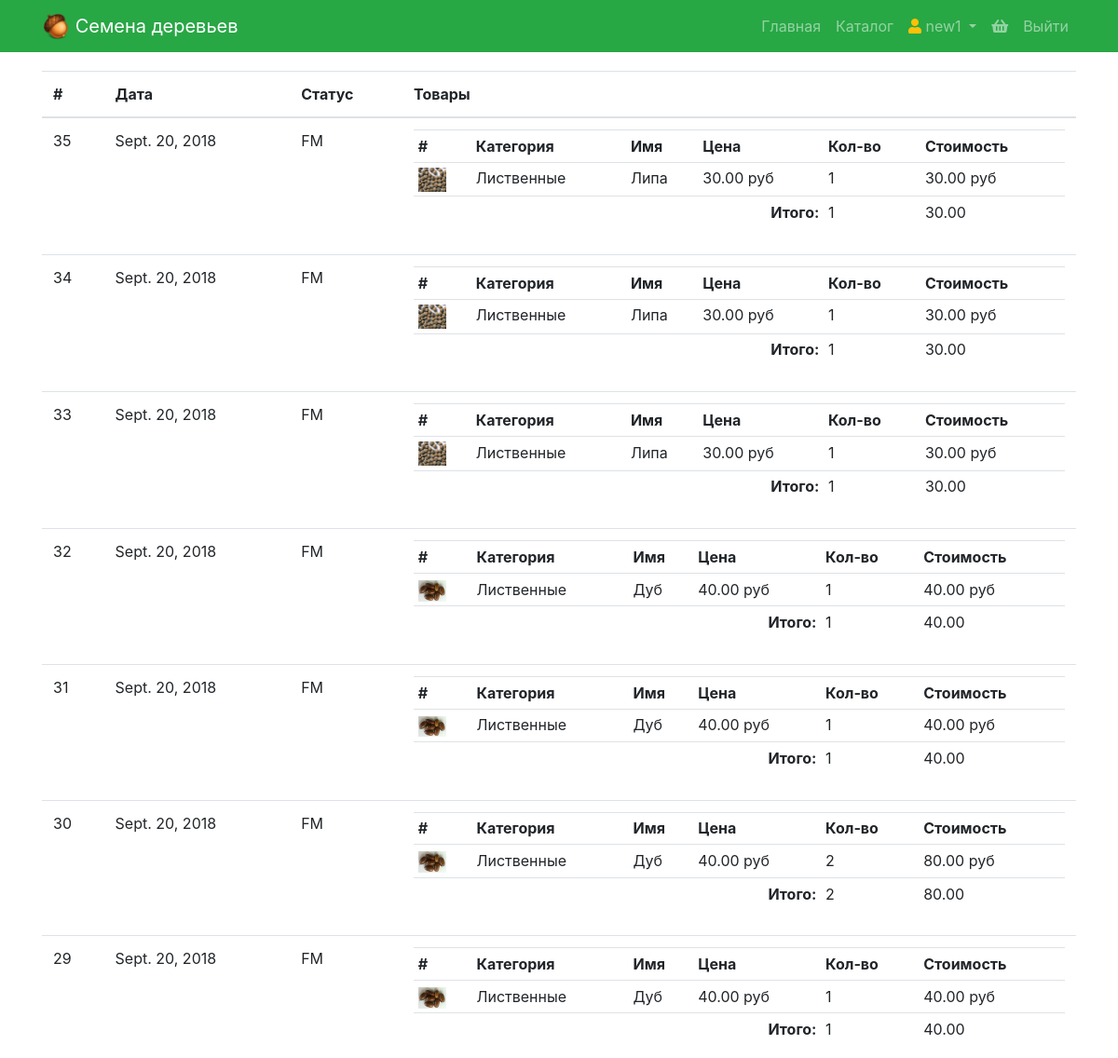
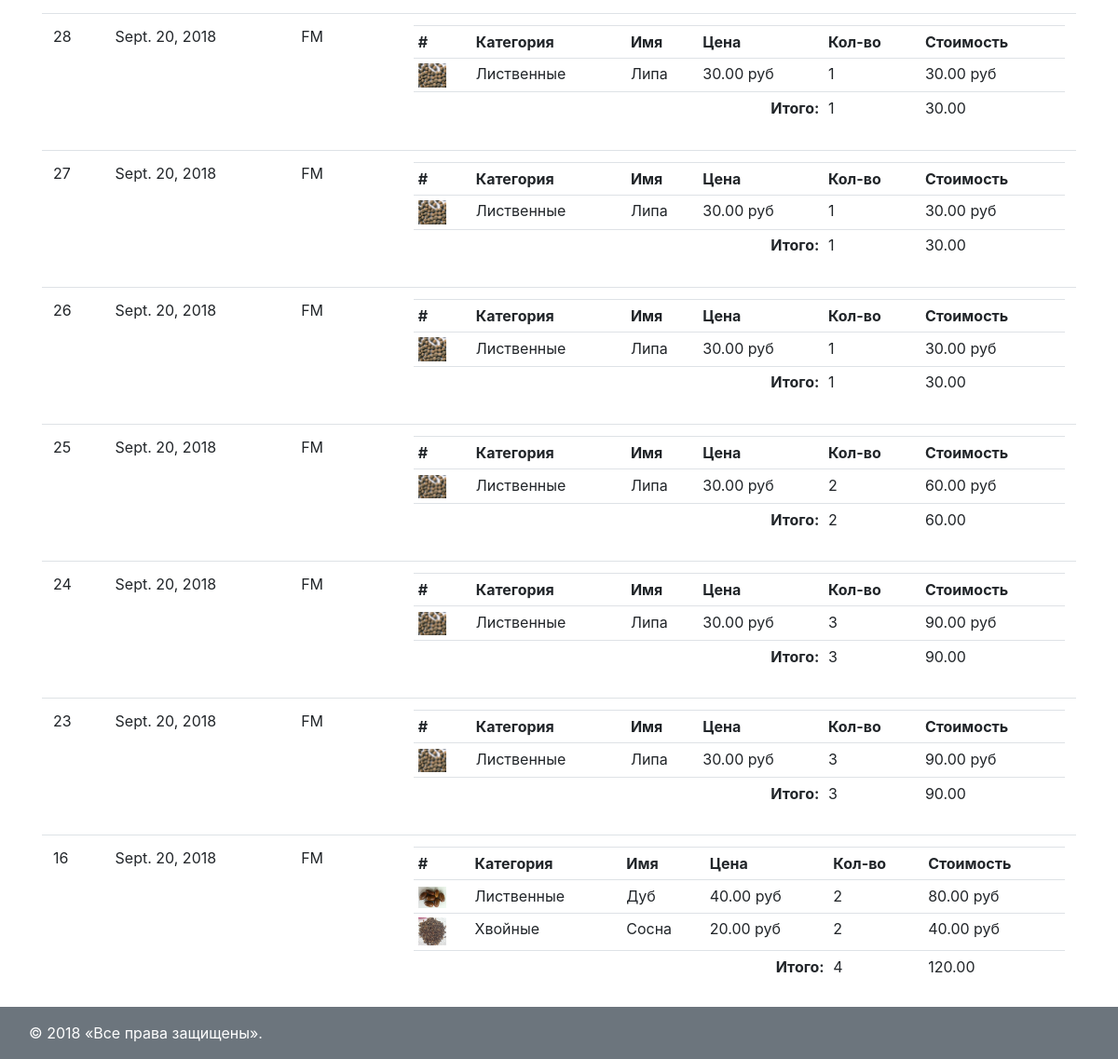
The page /order/ (signed in) on the database its author committed (2 pictures, top to bottom).
### apps/user/models.py (models this page shows, shortened)
class User(AbstractUser):
    avatar = models.ImageField(upload_to='avatars', blank=True)
    age = models.PositiveIntegerField(verbose_name='возраст')
    activation_key = models.CharField(max_length=128, blank=True)
    activation_key_expires = models.DateTimeField(default=(now() + timedelta(hours=48)))

### apps/order/models.py (models this page shows)
class Order(models.Model):
    CART = 'CT'
    FORMING = 'FM'
    SENT_TO_PROCEED = 'STP'
    PROCEEDED = 'PRD'
    PAID = 'PD'
    READY = 'RDY'
    CANCEL = 'CNC'
    ORDER_STATUS_CHOICES = (
        (CART, 'корзина'),
        (FORMING, 'формируется'),
        (SENT_TO_PROCEED, 'отправлен в обработку'),
        (PAID, 'оплачен'),
        (PROCEEDED, 'обрабатывается'),
        (READY, 'готов к выдаче'),
        (CANCEL, 'отменен'),
    )
    user = models.ForeignKey(settings.AUTH_USER_MODEL, on_delete=models.CASCADE)
    positions = models.ManyToManyField(Position)
    created = models.DateTimeField(verbose_name='создан', auto_now_add=True)
    updated = models.DateTimeField(verbose_name='обновлен', auto_now=True)
    status = models.CharField(verbose_name='статус', max_length=3, choices=ORDER_STATUS_CHOICES, default=CART)
    is_active = models.BooleanField(verbose_name='активен', default=True)
    class Meta:
        ordering = ('-created',)
        verbose_name = 'заказ'
        verbose_name_plural = 'заказы'
    @property
    def total_quantity(self):
        _items = self.positions.all()
        _totalquantity = sum(list(map(lambda x: x.quantity, _items)))
        return _totalquantity
    @property
    def total_cost(self):
        _items = self.positions.all()
        _totalcost = sum(list(map(lambda x: x.cost, _items)))
        return _totalcost

class Position(models.Model):
    product = models.ForeignKey(Product, on_delete=models.CASCADE)
    quantity = models.PositiveIntegerField(verbose_name='количество', default=0)
    add_datetime = models.DateTimeField(verbose_name='время', auto_now_add=True)
    @property
    def cost(self):
        return self.product.price * self.quantity

### apps/product/models.py (models this page shows, shortened)
class Product(models.Model):
    category = models.ForeignKey(Category, on_delete=models.CASCADE)
    name = models.CharField(verbose_name='имя продукта', max_length=128)
    image = models.ImageField(upload_to='images', blank=True)
    short_desc = models.CharField(verbose_name='кратко', max_length=1024, blank=True)
    description = models.TextField(verbose_name='подробно', blank=True)
    price = models.DecimalField(verbose_name='цена', max_digits=8, decimal_places=2, default=0)
    quantity = models.PositiveIntegerField(verbose_name='склад', default=0)

class Category(models.Model):
    name = models.CharField(verbose_name='имя', max_length=64, unique=True)
    description = models.TextField(verbose_name='описание', blank=True)

### apps/order/views.py (the view)
# urls.py: re_path(r'^(?P<category>\d+)$', product.index, name='index'),
@login_required
def index(request):
    title = 'заказы'
    return render(request, 'order/index.html', {'title': title, 'models': Order.objects.filter(user=request.user, status=Order.FORMING)})

### apps/order/context_processors/header.py (called while the page is built)
def widget(request):
    return {'order': request.user.order_set.filter(status=Order.CART).first() if request.user.is_authenticated else []}

### templates/order/index.html
{% extends 'layout.html' %} {% block content %}
<table class="table">
    <thead>
        <tr>
            <th scope="col">#</th>
            <th scope="col">Дата</th>
            <th scope="col">Статус</th>
            <th scope="col">Товары</th>
        </tr>
    </thead>
    <tbody>
        {% for order in models %}
        <tr>
            <td>{{ order.pk }}</td>
            <td>{{ order.created|date }}</td>
            <td>{{ order.status }}</td>
            <td>
                <table class="table table-sm">
                    <tr>
                        <th scope="col">#</th>
                        <th scope="col">Категория</th>
                        <th scope="col">Имя</th>
                        <th scope="col">Цена</th>
                        <th scope="col">Кол-во</th>
                        <th scope="col">Стоимость</th>
                    </tr>
                    {% for item in order.positions.all %}
                    <tr>
                        <td><img class="small" src="/media/{{ item.product.image }}" alt="{{ item.product.short_desc }}"></td>
                        <td>{{ item.product.category.name }}</td>
                        <td>{{ item.product.name }}</td>
                        <td>{{ item.product.price }}&nbspруб</td>
                        <td>{{ item.quantity }}</td>
                        <td>{{ item.cost }}&nbspруб</td>
                    </tr>
                    {% endfor %}
                    <tfoot>
                        <tr>
                            <td colspan="4" style="text-align:right"><b>Итого:</b></td>
                            <td>{{ order.total_quantity }}</td>
                            <td>{{ order.total_cost }}</td>
                        </tr>
                    </tfoot>
                </table>
            </td>
        </tr>
        {% endfor %}
    </tbody>
</table>
<button class="btn btn-round"><a href="{% url 'main' %}">на главную</a></button>
{% endblock %}

### templates/layout.html (shortened to what this page needs)
{% load staticfiles %}
<!DOCTYPE html>
<html lang="en">
<head>
    {% block css %}
    <link rel="stylesheet" href="https://maxcdn.bootstrapcdn.com/bootstrap/4.0.0/css/bootstrap.min.css">
    <link rel="stylesheet" href="https://use.fontawesome.com/releases/v5.3.1/css/all.css">
    <link rel="stylesheet" type="text/css" href="{% static 'css/style.css' %}">
    {% endblock %}
</head>
<body>
<nav class="navbar navbar-expand-lg navbar-dark bg-success fixed-top">
    <div class="container">
        <a class="navbar-brand" href="{% url 'main' %}">
            <img src="{% static 'images/icon.png' %}" width="30" height="30" class="d-inline-block align-top" alt="">
            Семена деревьев
        </a>
        <div class="collapse navbar-collapse" id="navbarResponsive">
            <ul class="navbar-nav ml-auto">
                {% block menu %}
                    <li class="nav-item {% if request.resolver_match.url_name == 'main' %}active{% endif %}">
                        <a class="nav-link" href="{% url 'main' %}">Главная</a>
                    </li>
                    <li class="nav-item {% if request.resolver_match.namespace == 'product' %}active{% endif %}">
                        <a class="nav-link" href="{% url 'product:index' %}">Каталог</a>
                    </li>
                    {% if user.is_authenticated %}
                        <li class="nav-item dropdown">
                            <a class="nav-link dropdown-toggle" href="#" id="navbarDropdown" role="button" data-toggle="dropdown" aria-haspopup="true" aria-expanded="false">
                                <i class="fas fa-user text-warning"></i>
                                {{ user.first_name|default:'Пользователь' }}
                            </a>
                        </li>
                    {% endif %}
                {% endblock %}
                <li>
                    {% if order.positions.exists %}
                    <a href="{% url 'order:view' %}" class="nav-link">
                        <i class="fas fa-shopping-basket text-danger"></i>
                        <span>{{ order.total_cost|floatformat:0 }} руб ({{ order.total_quantity }} шт)</span>
                    </a>
                    {% else %}
                        <span class="nav-link">
                            <i class="fas fa-shopping-basket text-default"></i>
                        </span>
                    {% endif %}
                </li>
                <li>
                    {% if user.is_authenticated %}
                        <a href="{% url 'user:logout' %}" class="nav-link">Выйти</a>
                    {% else %}
                        <a href="{% url 'user:login' %}" class="nav-link">Войти</a>
                    {% endif %}
                </li>
            </ul>
        </div>
    </div>
</nav>
<div class="container">
    {% block content %}{% endblock %}
</div>
<footer class="fixed-bottom bg-secondary">
    {% block footer %}<div class="container text-white m-3">© 2018 «Все права защищены».</div>{% endblock %}
</footer>
</body>
</html>

### static/css/style.css (style rules this page uses)
body { padding-top: 74px; }
@media (min-width: 992px) { body { padding-top: 76px; } }
table img { width: 100px; }
table img.small { width: 30px; }

### rows shown on the page
User: first_name "new1"
Order: pk "35", created "Sept. 20, 2018", status "FM", total_quantity "1", total_cost "30.00"
Position: product.image (picture), product.category.name "Лиственные", product.name "Липа", product.price "30.00", quantity "1", cost "30.00"
Order: pk "34", created "Sept. 20, 2018", status "FM", total_quantity "1", total_cost "30.00"
Position: product.image (picture), product.category.name "Лиственные", product.name "Липа", product.price "30.00", quantity "1", cost "30.00"
Order: pk "33", created "Sept. 20, 2018", status "FM", total_quantity "1", total_cost "30.00"
Position: product.image (picture), product.category.name "Лиственные", product.name "Липа", product.price "30.00", quantity "1", cost "30.00"
Order: pk "32", created "Sept. 20, 2018", status "FM", total_quantity "1", total_cost "40.00"
Position: product.image (picture), product.category.name "Лиственные", product.name "Дуб", product.price "40.00", quantity "1", cost "40.00"
Order: pk "31", created "Sept. 20, 2018", status "FM", total_quantity "1", total_cost "40.00"
Position: product.image (picture), product.category.name "Лиственные", product.name "Дуб", product.price "40.00", quantity "1", cost "40.00"
Order: pk "30", created "Sept. 20, 2018", status "FM", total_quantity "2", total_cost "80.00"
Position: product.image (picture), product.category.name "Лиственные", product.name "Дуб", product.price "40.00", quantity "2", cost "80.00"
Order: pk "29", created "Sept. 20, 2018", status "FM", total_quantity "1", total_cost "40.00"
Position: product.image (picture), product.category.name "Лиственные", product.name "Дуб", product.price "40.00", quantity "1", cost "40.00"
Order: pk "28", created "Sept. 20, 2018", status "FM", total_quantity "1", total_cost "30.00"
Position: product.image (picture), product.category.name "Лиственные", product.name "Липа", product.price "30.00", quantity "1", cost "30.00"
Order: pk "27", created "Sept. 20, 2018", status "FM", total_quantity "1", total_cost "30.00"
Position: product.image (picture), product.category.name "Лиственные", product.name "Липа", product.price "30.00", quantity "1", cost "30.00"
Order: pk "26", created "Sept. 20, 2018", status "FM", total_quantity "1", total_cost "30.00"
Position: product.image (picture), product.category.name "Лиственные", product.name "Липа", product.price "30.00", quantity "1", cost "30.00"
Order: pk "25", created "Sept. 20, 2018", status "FM", total_quantity "2", total_cost "60.00"
Position: product.image (picture), product.category.name "Лиственные", product.name "Липа", product.price "30.00", quantity "2", cost "60.00"
Order: pk "24", created "Sept. 20, 2018", status "FM", total_quantity "3", total_cost "90.00"
Position: product.image (picture), product.category.name "Лиственные", product.name "Липа", product.price "30.00", quantity "3", cost "90.00"
Order: pk "23", created "Sept. 20, 2018", status "FM", total_quantity "3", total_cost "90.00"
Position: product.image (picture), product.category.name "Лиственные", product.name "Липа", product.price "30.00", quantity "3", cost "90.00"
Order: pk "16", created "Sept. 20, 2018", status "FM", total_quantity "4", total_cost "120.00"
Position: product.image (picture), product.category.name "Лиственные", product.name "Дуб", product.price "40.00", quantity "2", cost "80.00"
Position: product.image (picture), product.category.name "Хвойные", product.name "Сосна", product.price "20.00", quantity "2", cost "40.00"
